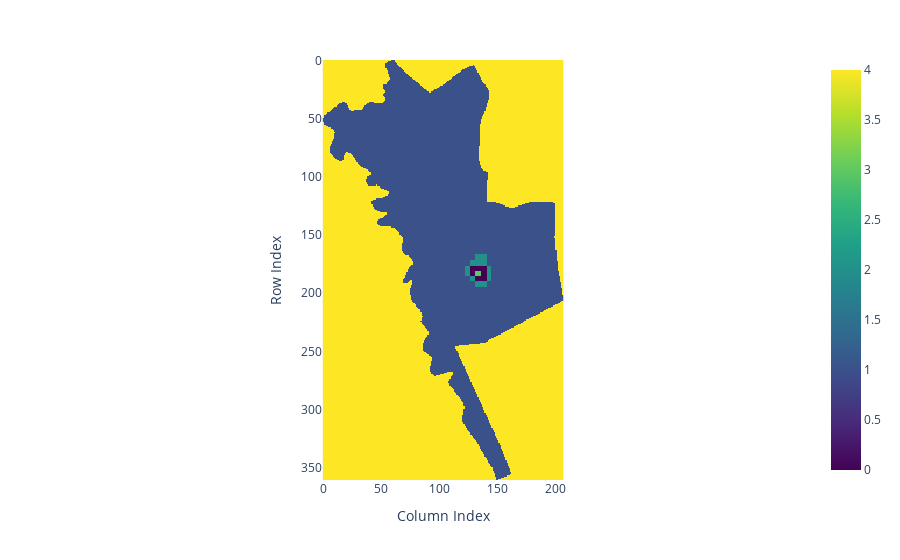

Notebook code for this chart:
### Markdown cell above
Economic Activity

### Code cell
if menu['raster_processing']:  
    rad_path = os.path.join(output_folder, city + '_avg_rad_sum.tif')
    with rasterio.open(rad_path) as src:
        rad_data = src.read(1)
        rad_data[rad_data == -9999] = np.nan
        rad_data = np.nan_to_num(rad_data, nan=0) 
        
        transform = src.transform
    rad_cluster_labels = create_raster_clusters(rad_data, n_clusters=5)
    plot_cluster_labels_plotly(rad_cluster_labels)
    if cluster_labels is not None:
        print("Cluster labels shape:", rad_cluster_labels.shape)
        rad_cluster_gdf = get_cluster_boundaries(rad_cluster_labels, transform)
        rad_cluster = describe_cluster_location(rad_cluster_gdf, aoi_file)
        rad_cluster
    find_highest_lowest_pixel_value(rad_data)

### Figure 1 — Plotly figure (JSON) as saved in the notebook; plotly's stock layout.template omitted (floating-point values rounded to 4 significant figures; data arrays with more than 128 entries replaced by an {"elided": "..."} marker saying what was removed)
{"data": [{"coloraxis": "coloraxis", "hovertemplate": "x: %{x}<br>y: %{y}<br>color: %{z}<extra></extra>", "name": "0", "type": "heatmap", "xaxis": "x", "yaxis": "y", "z": {"elided": "361x207 int values"}}], "layout": {"coloraxis": {"colorscale": [[0, "#440154"], [0.1111, "#482878"], [0.2222, "#3e4989"], [0.3333, "#31688e"], [0.4444, "#26828e"], [0.5556, "#1f9e89"], [0.6667, "#35b779"], [0.7778, "#6ece58"], [0.8889, "#b5de2b"], [1, "#fde725"]]}, "margin": {"t": 60}, "xaxis": {"anchor": "y", "constrain": "domain", "domain": [0, 1], "scaleanchor": "y", "title": {"text": "Column Index"}}, "yaxis": {"anchor": "x", "autorange": "reversed", "constrain": "domain", "domain": [0, 1], "title": {"text": "Row Index"}}}}
